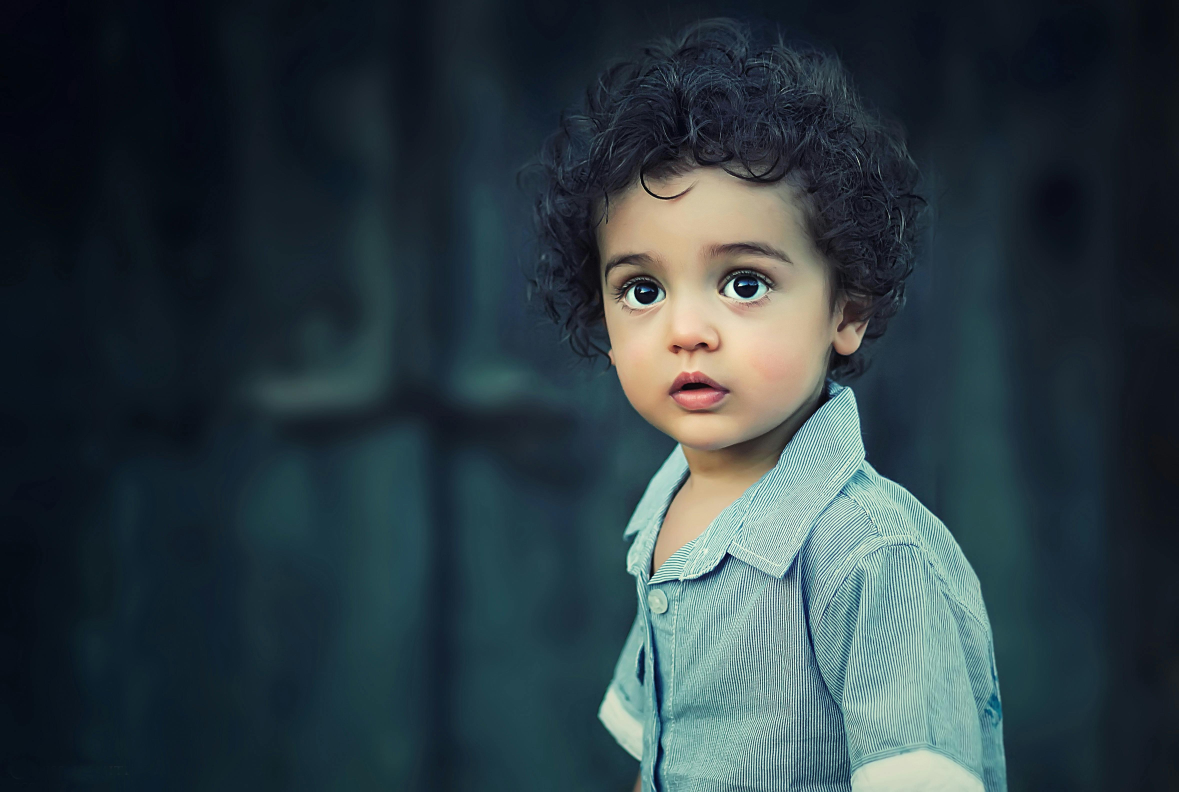
#> input picture image-to-pencil/boy.jpg, 4713 x 3168 px (shown at 1/4 size)
$ jupyter execute 'Image to Pencil Sketch with Python.ipynb'
#> lines starting #> are read from the running program, lines starting #| are printed output that depends on the picture
# Pencil Sketch with Python

[cell 1]
import cv2

[cell 2]
new_image = cv2.imread("boy.jpg")
#> new_image is the input picture: shape (3168, 4713, 3); mean B, G, R 66.9, 60.9, 45.9
#cv2.imshow("Robot", image)

new_width = 600
new_height = 600

image = cv2.resize(new_image, (new_width, new_height))
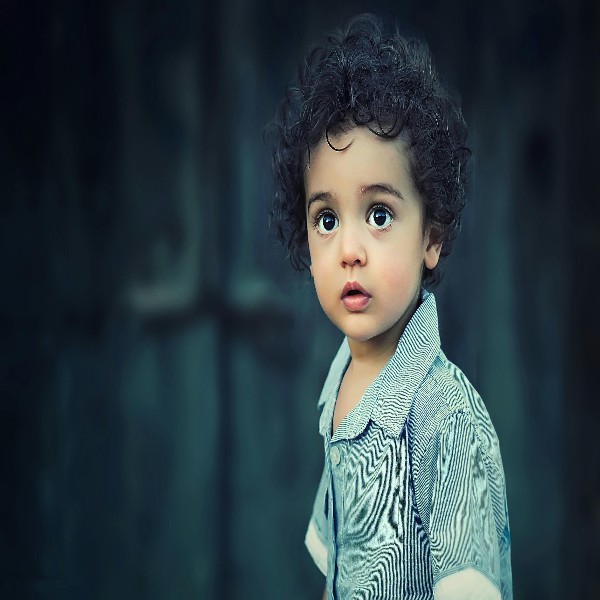
#> image: shape (600, 600, 3); mean B, G, R 66.9, 61, 45.9
cv2.imshow('Resized Image', image)

cv2.waitKey(0)

[cell 3]
# Convert the original image to Gray-scale
gray_image = cv2.cvtColor(image, cv2.COLOR_BGR2GRAY)
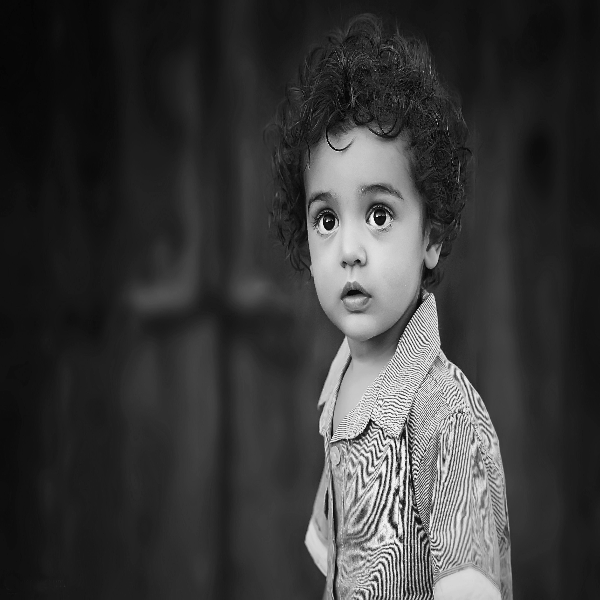
#> gray_image: shape (600, 600); min 0, max 251, mean 57.2
cv2.imshow("Little Boy", gray_image)
cv2.waitKey(0)

[cell 4]
#convert the gray-scale image
inverted_image = 255 - gray_image
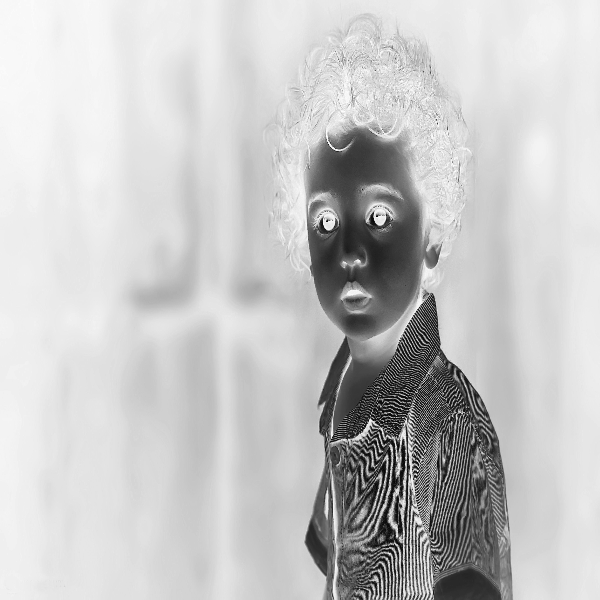
#> inverted_image: shape (600, 600); min 4, max 255, mean 197.8
cv2.imshow("Inverted", inverted_image)
cv2.waitKey()

[cell 5]
# Blur the image by using the Gaussian function
blurred = cv2.GaussianBlur(inverted_image, (21, 21), 0)
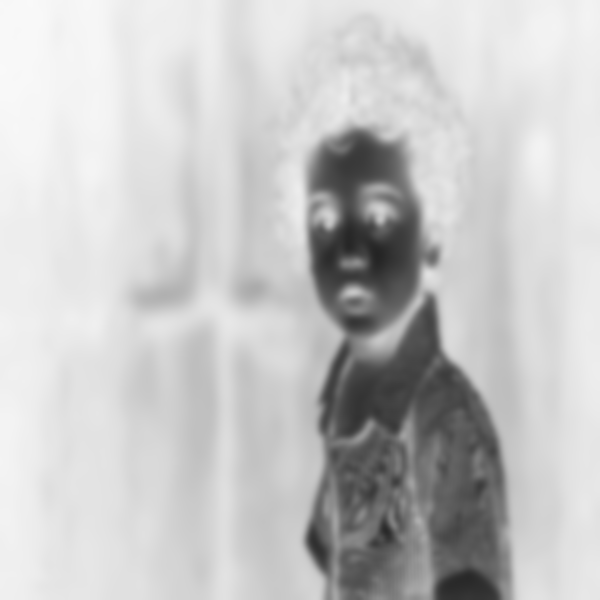
#> blurred: shape (600, 600); min 36, max 249, mean 197.8

[cell 6]
#invert the image so it can easily be converted into a pencil sketch
inverted_blurred = 255 - blurred
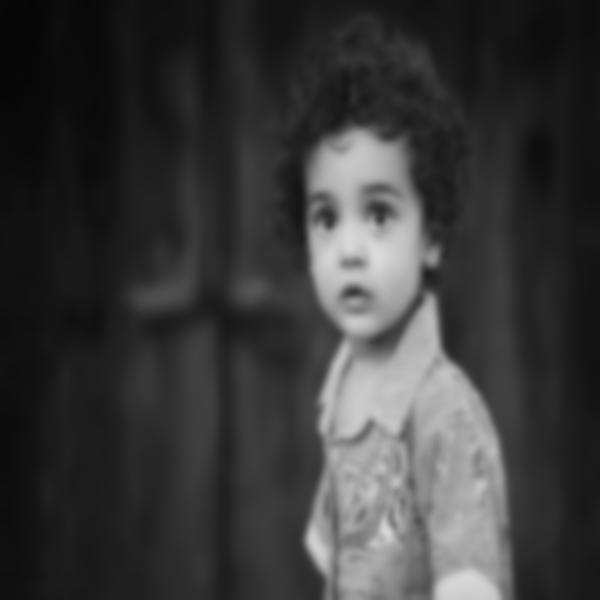
#> inverted_blurred: shape (600, 600); min 6, max 219, mean 57.2
pencil_sketch = cv2.divide(gray_image, inverted_blurred, scale=256.0)
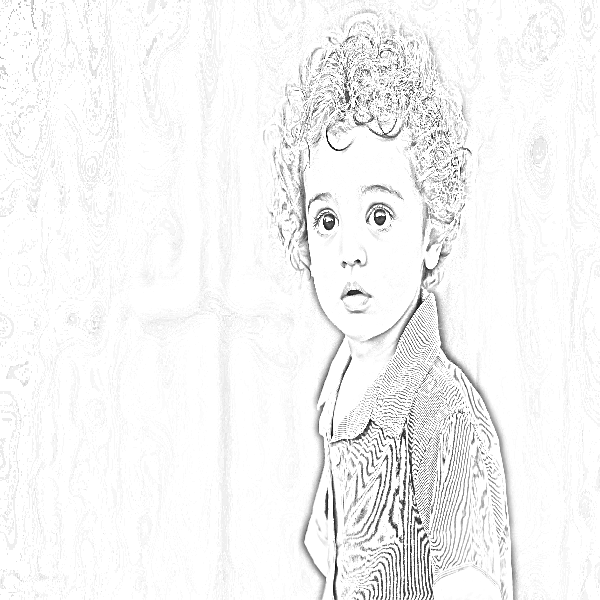
#> pencil_sketch: shape (600, 600); min 0, max 255, mean 244.8
cv2.imshow("Sketch", pencil_sketch)
cv2.waitKey(0)
